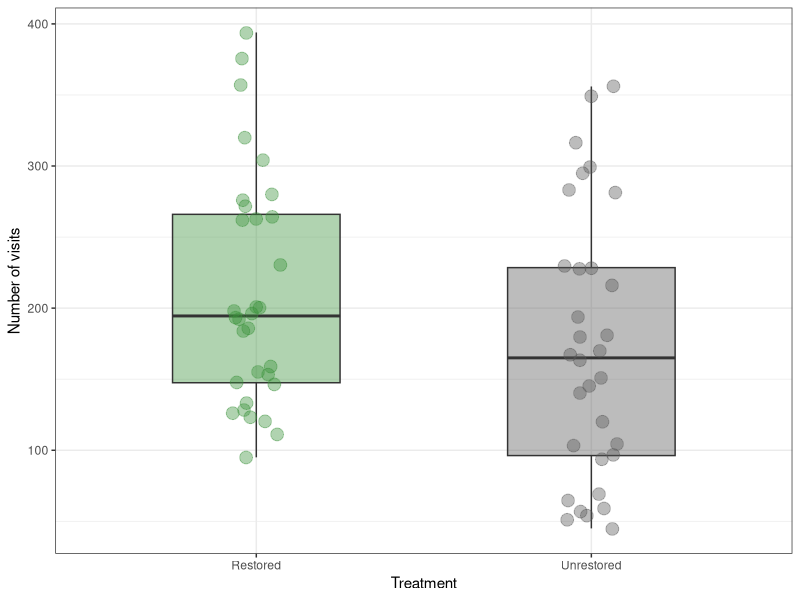
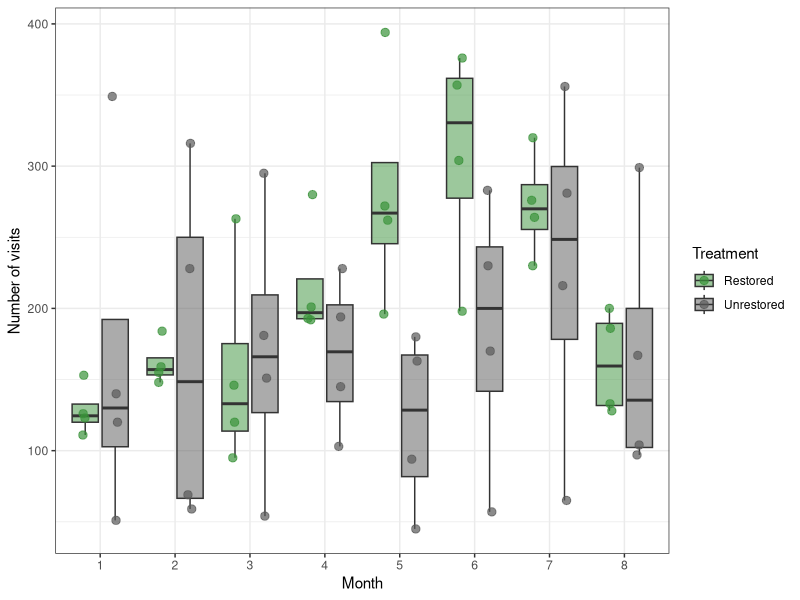

Reproduce these figures in R, in order.
############################################################
# Summer School: Network Analysis in R
# Case Study 2: Plant-pollinator networks
# 3. Comparison of visitation activity between treatments
############################################################

# ==========================================================
# 1. Load libraries
# ==========================================================

library(readr)    # Read CSV files
library(dplyr)    # Data manipulation
library(ggplot2)  # Data visualisation
library(nlme)     # GLS models and temporal autocorrelation

# ==========================================================
# 2. Load data
# ==========================================================

networks_long = read_csv2(
  "Data/Processed/visitation.networks.long.csv")

# ==========================================================
# 3. Number of visits
# ==========================================================

# Calculate the total number of visits in each monthly network
visits = networks_long %>%
  group_by(
    site,
    month,
    treatment,
    network_id) %>%
  summarise(
    visits = sum(visits),
    .groups = "drop")

visits

# Summarise number of visits by treatment
visits_summary = visits %>%
  group_by(treatment) %>%
  summarise(
    mean_visits = mean(visits),
    sd_visits = sd(visits),
    .groups = "drop")

visits_summary

# Compare number of visits between treatments
plot_visits = ggplot(
  visits,
  aes(
    x = treatment,
    y = visits)) +
  geom_boxplot(
    aes(fill = treatment),
    width = 0.5,
    outlier.shape = NA,
    alpha = 0.4) +
  geom_jitter(
    aes(colour = treatment),
    width = 0.08,
    size = 4,
    alpha = 0.4) +
  scale_fill_manual(
    values = c(
      "Restored" = "#3A923A",
      "Unrestored" = "#595959")) +
  scale_colour_manual(
    values = c(
      "Restored" = "#3A923A",
      "Unrestored" = "#595959")) +
  labs(
    x = "Treatment",
    y = "Number of visits") +
  theme_bw() +
  theme(
    legend.position = "none")

plot_visits

# ==========================================================
# 4. Explore temporal variation
# ==========================================================

# Plot monthly variation in visits between treatments
plot_visits_time = ggplot(
  visits,
  aes(
    x = factor(month),
    y = visits,
    fill = treatment)) +
  geom_boxplot(
    width = 0.7,
    outlier.shape = NA,
    alpha = 0.5,
    position = position_dodge(width = 0.8)) +
  geom_jitter(
    aes(colour = treatment),
    size = 2.5,
    alpha = 0.7,
    position = position_jitterdodge(
      jitter.width = 0.08,
      dodge.width = 0.8)) +
  scale_fill_manual(
    values = c(
      "Restored" = "#3A923A",
      "Unrestored" = "#595959")) +
  scale_colour_manual(
    values = c(
      "Restored" = "#3A923A",
      "Unrestored" = "#595959")) +
  labs(
    x = "Month",
    y = "Number of visits",
    fill = "Treatment",
    colour = "Treatment") +
  theme_bw()

plot_visits_time

# ==========================================================
# 5. Test differences in number of visits
# ==========================================================

# Networks from the same site were sampled repeatedly through
# time. Observations close together in time may therefore have
# correlated residuals. We account for this temporal
# autocorrelation using a first-order autoregressive
# correlation structure, AR(1).

visits_model = gls(
  visits ~ treatment,
  correlation = corAR1(
    form = ~ month | site),
  data = visits,
  method = "REML")

summary(visits_model)
anova(visits_model)
